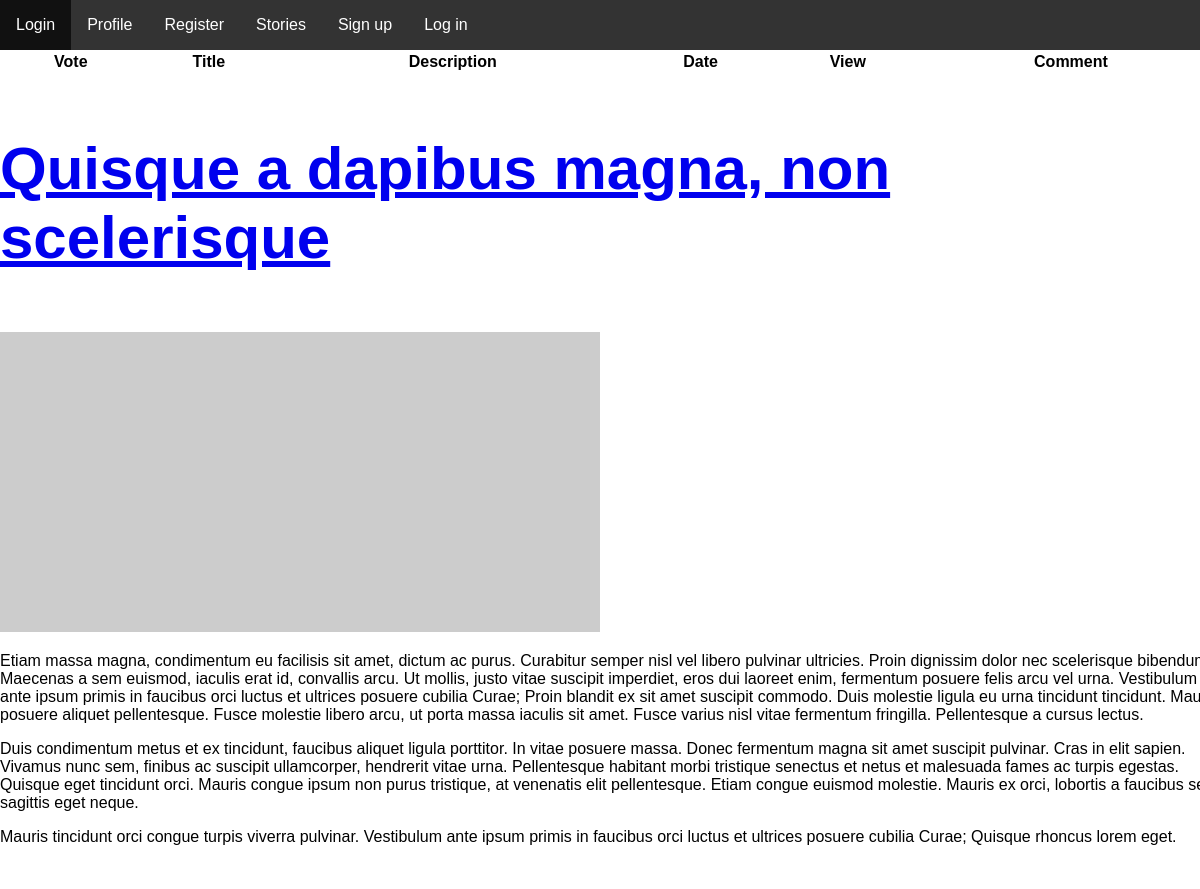
The page /pages/stories.php (upper part) on the database as committed earlier.
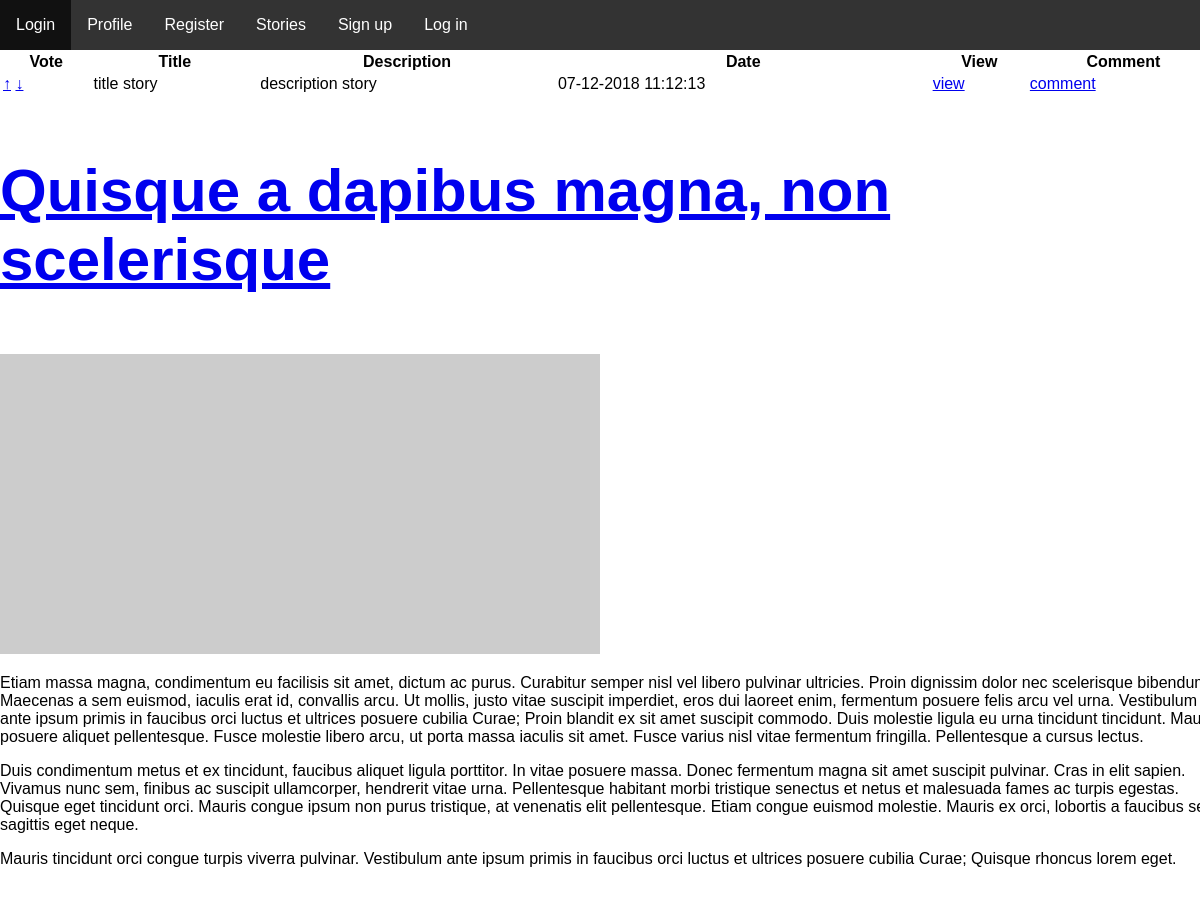
The same page on the database as committed later.
### tables this page shows
CREATE TABLE story (    
    id INTEGER PRIMARY KEY AUTOINCREMENT NOT NULL,
    channel_id INTEGER,
    user_id INTEGER,
    title VARCHAR NOT NULL,
    description VARCHAR NOT NULL,
    date DATETIME NOT NULL,
    karma INTEGER,
        FOREIGN KEY (channel_id) REFERENCES channel(id),
        FOREIGN KEY (user_id) REFERENCES user(id)
);

### pages/stories.php (called while the page is built)
<?php
  include_once('../config/init.php');
  include_once('../templates/header.php');
  include_once('../database/story.php');
  $stories = getAllStories();
  include_once('../templates/list_stories.php');
  include_once('../templates/footer.php');
?>

### database/story.php (called while the page is built, shortened)
<?php
  function getAllStories() {
    global $conn;
    $stmt = $conn->prepare('SELECT * FROM story');
    $stmt->execute();
    return $stmt->fetchAll();
  }
?>

### templates/list_stories.php (the view, shortened to what this page needs)
 <table id="table_stories">
  <tr>
    <th>Vote</th>
    <th>Title</th>
    <th>Description</th>
    <th>Date</th>
    <th>View</th>
    <th>Comment</th>
  </tr>
  <?php foreach ($stories as $key => $story) { ?>
    <tr id="story_slug">
      <td>
      	<a href="javascript:void();" class="upvote">&uparrow;</a>
      	<a href="javascript:void();" class="downvote">&downarrow;</a>
      </td>
      <td>
      	<?php echo $story['title']; ?>
      </td>
      <td>
        <?php echo $story['description']; ?>
      </td>
      <td>
        <?php echo $story['date']; ?>
  	</td>
      <td>
      	<a href="../pages/story.php?id=<?php echo $story['id']; ?>">view</a>
  	</td>
      <td>
      	<a href="../pages/story.php?id=<?php echo $story['id']; ?>#comment">comment</a>
      </td>
    </tr>
  <?php } ?>
</table>
    <section id="news">
      <article>
        <header>
          <h1><a href="item.html">Quisque a dapibus magna, non scelerisque</a></h1>
        </header>
        <img src="http://lorempixel.com/600/300/business/" alt="">
        <p>Etiam massa magna, condimentum eu facilisis sit amet, dictum ac purus. Curabitur semper nisl vel libero pulvinar ultricies. Proin dignissim dolor nec scelerisque bibendum. Maecenas a sem euismod, iaculis erat id, convallis arcu. Ut mollis, justo vitae suscipit imperdiet, eros dui laoreet enim, fermentum posuere felis arcu vel urna. Vestibulum ante ipsum primis in faucibus orci luctus et ultrices posuere cubilia Curae; Proin blandit ex sit amet suscipit commodo. Duis molestie ligula eu urna tincidunt tincidunt. Mauris posuere aliquet pellentesque. Fusce molestie libero arcu, ut porta massa iaculis sit amet. Fusce varius nisl vitae fermentum fringilla. Pellentesque a cursus lectus.</p>
          <p>Duis condimentum metus et ex tincidunt, faucibus aliquet ligula porttitor. In vitae posuere massa. Donec fermentum magna sit amet suscipit pulvinar. Cras in elit sapien. Vivamus nunc sem, finibus ac suscipit ullamcorper, hendrerit vitae urna. Pellentesque habitant morbi tristique senectus et netus et malesuada fames ac turpis egestas. Quisque eget tincidunt orci. Mauris congue ipsum non purus tristique, at venenatis elit pellentesque. Etiam congue euismod molestie. Mauris ex orci, lobortis a faucibus sed, sagittis eget neque.</p>
          <p>Mauris tincidunt orci congue turpis viverra pulvinar. Vestibulum ante ipsum primis in faucibus orci luctus et ultrices posuere cubilia Curae; Quisque rhoncus lorem eget.</p>
      </article>
    </section>

### templates/header.php (shortened to what this page needs)
<!DOCTYPE html>
<html lang="en">
    <head>
		<link rel="stylesheet" href="../css/allpages.css">
        <link rel="stylesheet" href="../css/main.css">
    </head>
<body>
    <nav id="navbar">
        <ul>
            <li>
                <a href="../pages/login.php">Login</a>
            </li>
            <li>
                <a href="../pages/profile.php">Profile</a>
            </li>
            <li>
                <a href="../pages/register.php">Register</a>
            </li>
            <li>
                <a href="../pages/stories.php">Stories</a>
            </li>
            <?php if(!isset($_SESSION['username'])) { ?>
              <li>
                <a class='register' href="../pages/register.php">Sign up</a>
              </li>
              <li>
                <a class='log-in' href="../pages/login.php">Log in</a>
              </li>
            <?php } else { ?>
              <li>
                <a class='profile-in' href="../pages/login.php">Profile</a>
              </li>
            <?php } ?>
        </ul>
    </nav>

### templates/footer.php (shortened to what this page needs)
</body>
</html>

### css/allpages.css (style rules this page uses)
h1 { font-size: 3.75em; }
body { width: 1220px; height: 100vh; margin: 0 auto; font-family: 'Montserrat', sans-serif; -webkit-font-smoothing: antialiased; color: #000000; }

### templates/header.php (style rules this page uses)
ul { list-style-type: none; margin: 0; padding: 0; overflow: hidden; background-color: #333333; }
li { float: left; }
li a { display: block; color: white; text-align: center; padding: 16px; text-decoration: none; }

### templates/list_stories.php (style rules this page uses)
#table_stories { width:100%; }

Rows that differ between the two databases and show on the page:
added story: title "title story", description "description story", date "07-12-2018 11:12:13"
